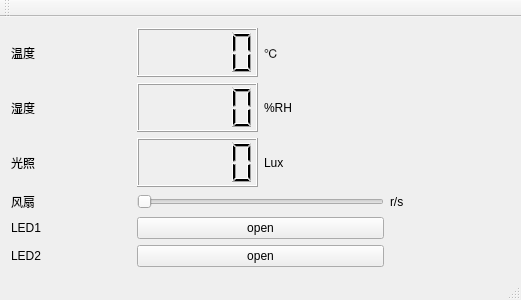
<?xml version="1.0" encoding="UTF-8"?>
<ui version="4.0">
 <class>MainWindow</class>
 <widget class="QMainWindow" name="MainWindow">
  <property name="geometry">
   <rect>
    <x>0</x>
    <y>0</y>
    <width>521</width>
    <height>300</height>
   </rect>
  </property>
  <property name="windowTitle">
   <string>MainWindow</string>
  </property>
  <widget class="QWidget" name="centralWidget">
   <layout class="QGridLayout" name="gridLayout">
    <item row="0" column="0">
     <widget class="QLabel" name="label_tem">
      <property name="text">
       <string>温度</string>
      </property>
     </widget>
    </item>
    <item row="0" column="1">
     <widget class="QLCDNumber" name="lcdNumber_tmp"/>
    </item>
    <item row="0" column="2" colspan="2">
     <widget class="QLabel" name="label">
      <property name="text">
       <string>℃</string>
      </property>
     </widget>
    </item>
    <item row="1" column="0">
     <widget class="QLabel" name="label_wet">
      <property name="text">
       <string>湿度</string>
      </property>
     </widget>
    </item>
    <item row="1" column="1">
     <widget class="QLCDNumber" name="lcdNumber_wet"/>
    </item>
    <item row="1" column="2" colspan="2">
     <widget class="QLabel" name="label_2">
      <property name="text">
       <string>%RH</string>
      </property>
     </widget>
    </item>
    <item row="2" column="0">
     <widget class="QLabel" name="label_light">
      <property name="text">
       <string>光照</string>
      </property>
     </widget>
    </item>
    <item row="2" column="1">
     <widget class="QLCDNumber" name="lcdNumber_light"/>
    </item>
    <item row="2" column="2" colspan="2">
     <widget class="QLabel" name="label_3">
      <property name="text">
       <string>Lux</string>
      </property>
     </widget>
    </item>
    <item row="3" column="0">
     <widget class="QLabel" name="label_speed">
      <property name="text">
       <string>风扇</string>
      </property>
     </widget>
    </item>
    <item row="3" column="1" colspan="2">
     <widget class="QSlider" name="horizontalSlider_speed">
      <property name="orientation">
       <enum>Qt::Horizontal</enum>
      </property>
     </widget>
    </item>
    <item row="3" column="3">
     <widget class="QLabel" name="label_4">
      <property name="text">
       <string>r/s</string>
      </property>
     </widget>
    </item>
    <item row="4" column="0">
     <widget class="QLabel" name="label_led1">
      <property name="text">
       <string>LED1</string>
      </property>
     </widget>
    </item>
    <item row="4" column="1" colspan="2">
     <widget class="QPushButton" name="pushButton_led1">
      <property name="text">
       <string>open</string>
      </property>
     </widget>
    </item>
    <item row="5" column="0">
     <widget class="QLabel" name="label_led2">
      <property name="text">
       <string>LED2</string>
      </property>
     </widget>
    </item>
    <item row="5" column="1" colspan="2">
     <widget class="QPushButton" name="pushButton_led2">
      <property name="text">
       <string>open</string>
      </property>
     </widget>
    </item>
   </layout>
  </widget>
  <widget class="QMenuBar" name="menuBar">
   <property name="geometry">
    <rect>
     <x>0</x>
     <y>0</y>
     <width>521</width>
     <height>28</height>
    </rect>
   </property>
  </widget>
  <widget class="QToolBar" name="mainToolBar">
   <attribute name="toolBarArea">
    <enum>TopToolBarArea</enum>
   </attribute>
   <attribute name="toolBarBreak">
    <bool>false</bool>
   </attribute>
  </widget>
  <widget class="QStatusBar" name="statusBar"/>
 </widget>
 <layoutdefault spacing="6" margin="11"/>
 <tabstops>
  <tabstop>pushButton_led1</tabstop>
  <tabstop>pushButton_led2</tabstop>
  <tabstop>horizontalSlider_speed</tabstop>
 </tabstops>
 <resources/>
 <connections/>
</ui>
